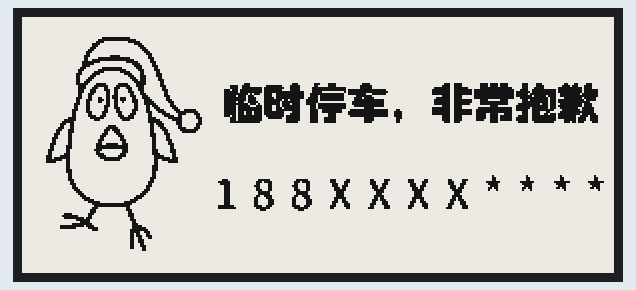
The sketch below on a simulated ESP8266 (Wemos D1 mini). Shown: 296×128 one-colour display.

Above: at 2.3 s.

The sketch:

image.ino
```cpp
#include <GxEPD2_BW.h>
#include <GxEPD2_3C.h>

#include "GxEPD2_display_selection_new_style.h"

//我们的图片文件，就保存在这了
#include "arrow.h"

//根据自己的屏幕驱动芯片、接线，初始化屏幕
GxEPD2_BW<GxEPD2_290_T94, GxEPD2_290_T94::HEIGHT> display(GxEPD2_290_T94(/*CS=D8*/ D1, /*DC=D3*/ D3, /*RST=D4*/ D4, /*BUSY=D2*/ D2)); // GDEH0154D67

void setup()
{
  display.init(115200);

  //设定屏幕方向
  display.setRotation(1);

  //设定屏幕背景色
  display.fillScreen(GxEPD_WHITE);

  //定义屏幕区域
  display.setFullWindow();

  //绘图
  display.drawBitmap(0, 0, a, _width, _height, GxEPD_BLACK);

  //显示
  display.display();

  //进入深度睡眠
  display.hibernate();
}

void loop() {

};
```

GxEPD2_display_selection_new_style.h
```cpp
// Display Library example for SPI e-paper panels from Dalian Good Display and boards from Waveshare.
// Requires HW SPI and Adafruit_GFX. Caution: the e-paper panels require 3.3V supply AND data lines!
//
// Display Library based on Demo Example from Good Display: http://www.e-paper-display.com/download_list/downloadcategoryid=34&isMode=false.html
//
// Author: Jean-Marc Zingg
//
// Version: see library.properties
//
// Library: https://github.com/ZinggJM/GxEPD2

// Supporting Arduino Forum Topics:
// Waveshare e-paper displays with SPI: http://forum.arduino.cc/index.php?topic=487007.0
// Good Display ePaper for Arduino: https://forum.arduino.cc/index.php?topic=436411.0

// NOTE: you may need to adapt or select for your wiring in the processor specific conditional compile sections below

// select the display class (only one), matching the kind of display panel
#define GxEPD2_DISPLAY_CLASS GxEPD2_BW
//#define GxEPD2_DISPLAY_CLASS GxEPD2_3C
//#define GxEPD2_DISPLAY_CLASS GxEPD2_7C

// select the display driver class (only one) for your  panel
//#define GxEPD2_DRIVER_CLASS GxEPD2_102     // GDEW0102T4   80x128, UC8175
//#define GxEPD2_DRIVER_CLASS GxEPD2_150_BN  // DEPG0150BN 200x200, SSD1681, TTGO T5 V2.4.1
//#define GxEPD2_DRIVER_CLASS GxEPD2_154     // GDEP015OC1  200x200, IL3829, no longer available
//#define GxEPD2_DRIVER_CLASS GxEPD2_154_D67 // GDEH0154D67 200x200, SSD1681
//#define GxEPD2_DRIVER_CLASS GxEPD2_154_T8  // GDEW0154T8  152x152, UC8151 (IL0373)
//#define GxEPD2_DRIVER_CLASS GxEPD2_154_M09 // GDEW0154M09 200x200, JD79653A
//#define GxEPD2_DRIVER_CLASS GxEPD2_154_M10 // GDEW0154M10 152x152, UC8151D
//#define GxEPD2_DRIVER_CLASS GxEPD2_213     // GDE0213B1   128x250, IL3895, phased out
//#define GxEPD2_DRIVER_CLASS GxEPD2_213_B72 // GDEH0213B72 128x250, SSD1675A (IL3897)
//#define GxEPD2_DRIVER_CLASS GxEPD2_213_B73 // GDEH0213B73 128x250, SSD1675B
//#define GxEPD2_DRIVER_CLASS GxEPD2_213_B74 // GDEM0213B74 128x250, SSD1680
//#define GxEPD2_DRIVER_CLASS GxEPD2_213_flex // GDEW0213I5F 104x212, UC8151 (IL0373)
//#define GxEPD2_DRIVER_CLASS GxEPD2_213_M21 // GDEW0213M21 104x212, UC8151 (IL0373)
//#define GxEPD2_DRIVER_CLASS GxEPD2_213_T5D // GDEW0213T5D 104x212, UC8151D
//#define GxEPD2_DRIVER_CLASS GxEPD2_213_BN // DEPG0213BN  128x250, SSD1680, TTGO T5 V2.4.1, V2.3.1
//#define GxEPD2_DRIVER_CLASS GxEPD2_290     // GDEH029A1   128x296, SSD1608 (IL3820)
//#define GxEPD2_DRIVER_CLASS GxEPD2_290_T5  // GDEW029T5   128x296, UC8151 (IL0373)
//#define GxEPD2_DRIVER_CLASS GxEPD2_290_T5D // GDEW029T5D  128x296, UC8151D
//#define GxEPD2_DRIVER_CLASS GxEPD2_290_I6FD // GDEW029I6FD  128x296, UC8151D
//#define GxEPD2_DRIVER_CLASS GxEPD2_290_T94 // GDEM029T94  128x296, SSD1680
//#define GxEPD2_DRIVER_CLASS GxEPD2_290_T94_V2 // GDEM029T94  128x296, SSD1680, Waveshare 2.9" V2 variant
//#define GxEPD2_DRIVER_CLASS GxEPD2_290_BS // DEPG0290BS  128x296, SSD1680
//#define GxEPD2_DRIVER_CLASS GxEPD2_290_M06 // GDEW029M06  128x296, UC8151D
//#define GxEPD2_DRIVER_CLASS GxEPD2_260     // GDEW026T0   152x296, UC8151 (IL0373)
//#define GxEPD2_DRIVER_CLASS GxEPD2_260_M01 // GDEW026M01  152x296, UC8151 (IL0373)
//#define GxEPD2_DRIVER_CLASS GxEPD2_266_BN // DEPG0266BN  152x296, SSD1680, TTGO T5 V2.66, TTGO T5 V2.4.1
//#define GxEPD2_DRIVER_CLASS GxEPD2_270     // GDEW027W3   176x264, EK79652 (IL91874)
//#define GxEPD2_DRIVER_CLASS GxEPD2_270_T91 // GDEY027T91   176x264, SSD1680
//#define GxEPD2_DRIVER_CLASS GxEPD2_371     // GDEW0371W7  240x416, UC8171 (IL0324)
//#define GxEPD2_DRIVER_CLASS GxEPD2_370_TC1 // ED037TC1  280x480, SSD1677, Waveshare 3.7"
//#define GxEPD2_DRIVER_CLASS GxEPD2_420     // GDEW042T2   400x300, UC8176 (IL0398)
//#define GxEPD2_DRIVER_CLASS GxEPD2_420_M01 // GDEW042M01  400x300, UC8176 (IL0398)
//#define GxEPD2_DRIVER_CLASS GxEPD2_583     // GDEW0583T7  600x448, UC8179 (IL0371)
//#define GxEPD2_DRIVER_CLASS GxEPD2_583_T8  // GDEW0583T8  648x480, GD7965
//#define GxEPD2_DRIVER_CLASS GxEPD2_750     // GDEW075T8   640x384, UC8179 (IL0371)
//#define GxEPD2_DRIVER_CLASS GxEPD2_750_T7  // GDEW075T7   800x480, GD7965
//#define GxEPD2_DRIVER_CLASS GxEPD2_1160_T91 // GDEH116T91 960x640, SSD1677
//#define GxEPD2_DRIVER_CLASS GxEPD2_1248     // GDEW1248T3  1304x984, UC8179
// 3-color e-papers
//#define GxEPD2_DRIVER_CLASS GxEPD2_154c     // GDEW0154Z04 200x200, IL0376F, no longer available
//#define GxEPD2_DRIVER_CLASS GxEPD2_154_Z90c // GDEH0154Z90 200x200, SSD1681
//#define GxEPD2_DRIVER_CLASS GxEPD2_213c     // GDEW0213Z16 104x212, UC8151 (IL0373)
//#define GxEPD2_DRIVER_CLASS GxEPD2_213_Z19c // GDEH0213Z19 104x212, UC8151D
//#define GxEPD2_DRIVER_CLASS GxEPD2_213_Z98c // GDEY0213Z98 122x250, SSD1680
//#define GxEPD2_DRIVER_CLASS GxEPD2_290c     // GDEW029Z10  128x296, UC8151 (IL0373)
//#define GxEPD2_DRIVER_CLASS GxEPD2_290_Z13c // GDEH029Z13  128x296, UC8151D
//#define GxEPD2_DRIVER_CLASS GxEPD2_290_C90c // GDEM029C90  128x296, SSD1680
//#define GxEPD2_DRIVER_CLASS GxEPD2_266c     // GDEY0266Z90 152x296, SSD1680
//#define GxEPD2_DRIVER_CLASS GxEPD2_270c     // GDEW027C44  176x264, IL91874
//#define GxEPD2_DRIVER_CLASS GxEPD2_420c     // GDEW042Z15  400x300, UC8176 (IL0398)
//#define GxEPD2_DRIVER_CLASS GxEPD2_420c_Z21 // GDEQ042Z21  400x300, UC8276
//#define GxEPD2_DRIVER_CLASS GxEPD2_583c     // GDEW0583Z21 600x448, UC8179 (IL0371)
//#define GxEPD2_DRIVER_CLASS GxEPD2_583c_Z83 // GDEW0583Z83 648x480, GD7965
//#define GxEPD2_DRIVER_CLASS GxEPD2_750c     // GDEW075Z09  640x384, UC8179 (IL0371)
//#define GxEPD2_DRIVER_CLASS GxEPD2_750c_Z08 // GDEW075Z08  800x480, GD7965
//#define GxEPD2_DRIVER_CLASS GxEPD2_750c_Z90 // GDEH075Z90  880x528, SSD1677
//#define GxEPD2_DRIVER_CLASS GxEPD2_1248c    // GDEY1248Z51 1304x984, UC8179
// 7-color e-paper
//#define GxEPD2_DRIVER_CLASS GxEPD2_565c // Waveshare 5.65" 7-color (3C graphics)
// grey levels parallel IF e-papers on Waveshare e-Paper IT8951 Driver HAT
//#define GxEPD2_DRIVER_CLASS GxEPD2_it60           // ED060SCT 800x600
//#define GxEPD2_DRIVER_CLASS GxEPD2_it60_1448x1072 // ED060KC1 1448x1072
//#define GxEPD2_DRIVER_CLASS GxEPD2_it78_1872x1404 // ED078KC2 1872x1404
//#define GxEPD2_DRIVER_CLASS GxEPD2_it103_1872x1404 // ES103TC1 1872x1404

// SS is usually used for CS. define here for easy change
#ifndef EPD_CS
#define EPD_CS SS
#endif

#if defined(GxEPD2_DISPLAY_CLASS) && defined(GxEPD2_DRIVER_CLASS)

// somehow there should be an easier way to do this
#define GxEPD2_BW_IS_GxEPD2_BW true
#define GxEPD2_3C_IS_GxEPD2_3C true
#define GxEPD2_7C_IS_GxEPD2_7C true
#define GxEPD2_1248_IS_GxEPD2_1248 true
#define GxEPD2_1248c_IS_GxEPD2_1248c true
#define IS_GxEPD(c, x) (c##x)
#define IS_GxEPD2_BW(x) IS_GxEPD(GxEPD2_BW_IS_, x)
#define IS_GxEPD2_3C(x) IS_GxEPD(GxEPD2_3C_IS_, x)
#define IS_GxEPD2_7C(x) IS_GxEPD(GxEPD2_7C_IS_, x)
#define IS_GxEPD2_1248(x) IS_GxEPD(GxEPD2_1248_IS_, x)
#define IS_GxEPD2_1248c(x) IS_GxEPD(GxEPD2_1248c_IS_, x)

#include "GxEPD2_selection_check.h"

#if defined (ESP8266)
#define MAX_DISPLAY_BUFFER_SIZE (81920ul-34000ul-5000ul) // ~34000 base use, change 5000 to your application use
#if IS_GxEPD2_BW(GxEPD2_DISPLAY_CLASS)
#define MAX_HEIGHT(EPD) (EPD::HEIGHT <= MAX_DISPLAY_BUFFER_SIZE / (EPD::WIDTH / 8) ? EPD::HEIGHT : MAX_DISPLAY_BUFFER_SIZE / (EPD::WIDTH / 8))
#elif IS_GxEPD2_3C(GxEPD2_DISPLAY_CLASS)
#define MAX_HEIGHT(EPD) (EPD::HEIGHT <= (MAX_DISPLAY_BUFFER_SIZE / 2) / (EPD::WIDTH / 8) ? EPD::HEIGHT : (MAX_DISPLAY_BUFFER_SIZE / 2) / (EPD::WIDTH / 8))
#elif IS_GxEPD2_7C(GxEPD2_DISPLAY_CLASS)
#define MAX_HEIGHT(EPD) (EPD::HEIGHT <= (MAX_DISPLAY_BUFFER_SIZE) / (EPD::WIDTH / 2) ? EPD::HEIGHT : (MAX_DISPLAY_BUFFER_SIZE) / (EPD::WIDTH / 2))
#endif
// adapt the constructor parameters to your wiring
GxEPD2_DISPLAY_CLASS<GxEPD2_DRIVER_CLASS, MAX_HEIGHT(GxEPD2_DRIVER_CLASS)> display(GxEPD2_DRIVER_CLASS(/*CS=D8*/ EPD_CS, /*DC=D3*/ 0, /*RST=D4*/ 2, /*BUSY=D2*/ 4));
// mapping of Waveshare e-Paper ESP8266 Driver Board, new version
//GxEPD2_DISPLAY_CLASS<GxEPD2_DRIVER_CLASS, MAX_HEIGHT(GxEPD2_DRIVER_CLASS)> display(GxEPD2_DRIVER_CLASS(/*CS=15*/ EPD_CS, /*DC=4*/ 4, /*RST=2*/ 2, /*BUSY=5*/ 5));
// mapping of Waveshare e-Paper ESP8266 Driver Board, old version
//GxEPD2_DISPLAY_CLASS<GxEPD2_DRIVER_CLASS, MAX_HEIGHT(GxEPD2_DRIVER_CLASS)> display(GxEPD2_DRIVER_CLASS(/*CS=15*/ EPD_CS, /*DC=4*/ 4, /*RST=5*/ 5, /*BUSY=16*/ 16));
#undef MAX_DISPLAY_BUFFER_SIZE
#undef MAX_HEIGHT
#endif

#if defined(ESP32)
#define MAX_DISPLAY_BUFFER_SIZE 65536ul // e.g.
#if IS_GxEPD2_BW(GxEPD2_DISPLAY_CLASS)
#define MAX_HEIGHT(EPD) (EPD::HEIGHT <= MAX_DISPLAY_BUFFER_SIZE / (EPD::WIDTH / 8) ? EPD::HEIGHT : MAX_DISPLAY_BUFFER_SIZE / (EPD::WIDTH / 8))
#elif IS_GxEPD2_3C(GxEPD2_DISPLAY_CLASS)
#define MAX_HEIGHT(EPD) (EPD::HEIGHT <= (MAX_DISPLAY_BUFFER_SIZE / 2) / (EPD::WIDTH / 8) ? EPD::HEIGHT : (MAX_DISPLAY_BUFFER_SIZE / 2) / (EPD::WIDTH / 8))
#elif IS_GxEPD2_7C(GxEPD2_DISPLAY_CLASS)
#define MAX_HEIGHT(EPD) (EPD::HEIGHT <= (MAX_DISPLAY_BUFFER_SIZE) / (EPD::WIDTH / 2) ? EPD::HEIGHT : (MAX_DISPLAY_BUFFER_SIZE) / (EPD::WIDTH / 2))
#endif
// adapt the constructor parameters to your wiring
#if !IS_GxEPD2_1248(GxEPD2_DRIVER_CLASS) && !IS_GxEPD2_1248c(GxEPD2_DRIVER_CLASS)
#if defined(ARDUINO_LOLIN_D32_PRO)
GxEPD2_DISPLAY_CLASS<GxEPD2_DRIVER_CLASS, MAX_HEIGHT(GxEPD2_DRIVER_CLASS)> display(GxEPD2_DRIVER_CLASS(/*CS=5*/ EPD_CS, /*DC=*/ 0, /*RST=*/ 2, /*BUSY=*/ 15)); // my LOLIN_D32_PRO proto board
#else
GxEPD2_DISPLAY_CLASS<GxEPD2_DRIVER_CLASS, MAX_HEIGHT(GxEPD2_DRIVER_CLASS)> display(GxEPD2_DRIVER_CLASS(/*CS=5*/ EPD_CS, /*DC=*/ 17, /*RST=*/ 16, /*BUSY=*/ 4)); // my suggested wiring and proto board
//GxEPD2_DISPLAY_CLASS<GxEPD2_DRIVER_CLASS, MAX_HEIGHT(GxEPD2_DRIVER_CLASS)> display(GxEPD2_DRIVER_CLASS(/*CS=5*/ 5, /*DC=*/ 17, /*RST=*/ 16, /*BUSY=*/ 4)); // LILYGO_T5_V2.4.1
//GxEPD2_DISPLAY_CLASS<GxEPD2_DRIVER_CLASS, MAX_HEIGHT(GxEPD2_DRIVER_CLASS)> display(GxEPD2_DRIVER_CLASS(/*CS=5*/ EPD_CS, /*DC=*/ 19, /*RST=*/ 4, /*BUSY=*/ 34)); // LILYGO® TTGO T5 2.66
//GxEPD2_DISPLAY_CLASS<GxEPD2_DRIVER_CLASS, MAX_HEIGHT(GxEPD2_DRIVER_CLASS)> display(GxEPD2_DRIVER_CLASS(/*CS=5*/ EPD_CS, /*DC=*/ 2, /*RST=*/ 0, /*BUSY=*/ 4)); // e.g. TTGO T8 ESP32-WROVER
#endif
#else // GxEPD2_1248 or GxEPD2_1248c
// Waveshare 12.48 b/w or b/w/r SPI display board and frame or Good Display 12.48 b/w panel GDEW1248T3 or b/w/r panel GDEY1248Z51
// general constructor for use with all parameters, e.g. for Waveshare ESP32 driver board mounted on connection board
GxEPD2_DISPLAY_CLASS < GxEPD2_DRIVER_CLASS, MAX_HEIGHT(GxEPD2_DRIVER_CLASS) > display(GxEPD2_DRIVER_CLASS(/*sck=*/ 13, /*miso=*/ 12, /*mosi=*/ 14,
    /*cs_m1=*/ 23, /*cs_s1=*/ 22, /*cs_m2=*/ 16, /*cs_s2=*/ 19,
    /*dc1=*/ 25, /*dc2=*/ 17, /*rst1=*/ 33, /*rst2=*/ 5,
    /*busy_m1=*/ 32, /*busy_s1=*/ 26, /*busy_m2=*/ 18, /*busy_s2=*/ 4));
#endif
#undef MAX_DISPLAY_BUFFER_SIZE
#undef MAX_HEIGHT
#endif

// can't use package "STMF1 Boards (STM32Duino.com)" (Roger Clark) anymore with Adafruit_GFX, use "STM32 Boards (selected from submenu)" (STMicroelectronics)
#if defined(ARDUINO_ARCH_STM32)
#define MAX_DISPLAY_BUFFER_SIZE 15000ul // ~15k is a good compromise
#if IS_GxEPD2_BW(GxEPD2_DISPLAY_CLASS)
#define MAX_HEIGHT(EPD) (EPD::HEIGHT <= MAX_DISPLAY_BUFFER_SIZE / (EPD::WIDTH / 8) ? EPD::HEIGHT : MAX_DISPLAY_BUFFER_SIZE / (EPD::WIDTH / 8))
#elif IS_GxEPD2_3C(GxEPD2_DISPLAY_CLASS)
#define MAX_HEIGHT(EPD) (EPD::HEIGHT <= (MAX_DISPLAY_BUFFER_SIZE / 2) / (EPD::WIDTH / 8) ? EPD::HEIGHT : (MAX_DISPLAY_BUFFER_SIZE / 2) / (EPD::WIDTH / 8))
#elif IS_GxEPD2_7C(GxEPD2_DISPLAY_CLASS)
#define MAX_HEIGHT(EPD) (EPD::HEIGHT <= (MAX_DISPLAY_BUFFER_SIZE) / (EPD::WIDTH / 2) ? EPD::HEIGHT : (MAX_DISPLAY_BUFFER_SIZE) / (EPD::WIDTH / 2))
#endif
// adapt the constructor parameters to your wiring
GxEPD2_DISPLAY_CLASS<GxEPD2_DRIVER_CLASS, MAX_HEIGHT(GxEPD2_DRIVER_CLASS)> display(GxEPD2_DRIVER_CLASS(/*CS=PA4*/ EPD_CS, /*DC=*/ PA3, /*RST=*/ PA2, /*BUSY=*/ PA1));
#undef MAX_DISPLAY_BUFFER_SIZE
#undef MAX_HEIGHT
#endif

#if defined(__AVR)
#if defined (ARDUINO_AVR_MEGA2560) // Note: SS is on 53 on MEGA
#define MAX_DISPLAY_BUFFER_SIZE 5000 // e.g. full height for 200x200
#else // Note: SS is on 10 on UNO, NANO
#define MAX_DISPLAY_BUFFER_SIZE 800 //
#endif
#if IS_GxEPD2_BW(GxEPD2_DISPLAY_CLASS)
#define MAX_HEIGHT(EPD) (EPD::HEIGHT <= MAX_DISPLAY_BUFFER_SIZE / (EPD::WIDTH / 8) ? EPD::HEIGHT : MAX_DISPLAY_BUFFER_SIZE / (EPD::WIDTH / 8))
#elif IS_GxEPD2_3C(GxEPD2_DISPLAY_CLASS)
#define MAX_HEIGHT(EPD) (EPD::HEIGHT <= (MAX_DISPLAY_BUFFER_SIZE / 2) / (EPD::WIDTH / 8) ? EPD::HEIGHT : (MAX_DISPLAY_BUFFER_SIZE / 2) / (EPD::WIDTH / 8))
#elif IS_GxEPD2_7C(GxEPD2_DISPLAY_CLASS)
#define MAX_HEIGHT(EPD) (EPD::HEIGHT <= (MAX_DISPLAY_BUFFER_SIZE) / (EPD::WIDTH / 2) ? EPD::HEIGHT : (MAX_DISPLAY_BUFFER_SIZE) / (EPD::WIDTH / 2))
#endif
// adapt the constructor parameters to your wiring
GxEPD2_DISPLAY_CLASS<GxEPD2_DRIVER_CLASS, MAX_HEIGHT(GxEPD2_DRIVER_CLASS)> display(GxEPD2_DRIVER_CLASS(/*CS=*/ EPD_CS, /*DC=*/ 8, /*RST=*/ 9, /*BUSY=*/ 7));
#endif

#if defined(ARDUINO_ARCH_SAM)
#define MAX_DISPLAY_BUFFER_SIZE 32768ul // e.g., up to 96k
#if IS_GxEPD2_BW(GxEPD2_DISPLAY_CLASS)
#define MAX_HEIGHT(EPD) (EPD::HEIGHT <= MAX_DISPLAY_BUFFER_SIZE / (EPD::WIDTH / 8) ? EPD::HEIGHT : MAX_DISPLAY_BUFFER_SIZE / (EPD::WIDTH / 8))
#elif IS_GxEPD2_3C(GxEPD2_DISPLAY_CLASS)
#define MAX_HEIGHT(EPD) (EPD::HEIGHT <= (MAX_DISPLAY_BUFFER_SIZE / 2) / (EPD::WIDTH / 8) ? EPD::HEIGHT : (MAX_DISPLAY_BUFFER_SIZE / 2) / (EPD::WIDTH / 8))
#elif IS_GxEPD2_7C(GxEPD2_DISPLAY_CLASS)
#define MAX_HEIGHT(EPD) (EPD::HEIGHT <= (MAX_DISPLAY_BUFFER_SIZE) / (EPD::WIDTH / 2) ? EPD::HEIGHT : (MAX_DISPLAY_BUFFER_SIZE) / (EPD::WIDTH / 2))
#endif
// adapt the constructor parameters to your wiring
GxEPD2_DISPLAY_CLASS<GxEPD2_DRIVER_CLASS, MAX_HEIGHT(GxEPD2_DRIVER_CLASS)> display(GxEPD2_DRIVER_CLASS(/*CS=10*/ EPD_CS, /*DC=*/ 8, /*RST=*/ 9, /*BUSY=*/ 7));
#undef MAX_DISPLAY_BUFFER_SIZE
#undef MAX_HEIGHT
#endif

#if defined(ARDUINO_ARCH_SAMD)
#define MAX_DISPLAY_BUFFER_SIZE 15000ul // ~15k is a good compromise
#if IS_GxEPD2_BW(GxEPD2_DISPLAY_CLASS)
#define MAX_HEIGHT(EPD) (EPD::HEIGHT <= MAX_DISPLAY_BUFFER_SIZE / (EPD::WIDTH / 8) ? EPD::HEIGHT : MAX_DISPLAY_BUFFER_SIZE / (EPD::WIDTH / 8))
#elif IS_GxEPD2_3C(GxEPD2_DISPLAY_CLASS)
#define MAX_HEIGHT(EPD) (EPD::HEIGHT <= (MAX_DISPLAY_BUFFER_SIZE / 2) / (EPD::WIDTH / 8) ? EPD::HEIGHT : (MAX_DISPLAY_BUFFER_SIZE / 2) / (EPD::WIDTH / 8))
#elif IS_GxEPD2_7C(GxEPD2_DISPLAY_CLASS)
#define MAX_HEIGHT(EPD) (EPD::HEIGHT <= (MAX_DISPLAY_BUFFER_SIZE) / (EPD::WIDTH / 2) ? EPD::HEIGHT : (MAX_DISPLAY_BUFFER_SIZE) / (EPD::WIDTH / 2))
#endif
// adapt the constructor parameters to your wiring
GxEPD2_DISPLAY_CLASS<GxEPD2_DRIVER_CLASS, MAX_HEIGHT(GxEPD2_DRIVER_CLASS)> display(GxEPD2_DRIVER_CLASS(/*CS=4*/ 4, /*DC=*/ 7, /*RST=*/ 6, /*BUSY=*/ 5));
//GxEPD2_DISPLAY_CLASS<GxEPD2_DRIVER_CLASS, MAX_HEIGHT(GxEPD2_DRIVER_CLASS)> display(GxEPD2_DRIVER_CLASS(/*CS=4*/ 4, /*DC=*/ 3, /*RST=*/ 2, /*BUSY=*/ 1)); // my Seed XIOA0
//GxEPD2_DISPLAY_CLASS<GxEPD2_DRIVER_CLASS, MAX_HEIGHT(GxEPD2_DRIVER_CLASS)> display(GxEPD2_DRIVER_CLASS(/*CS=4*/ 3, /*DC=*/ 2, /*RST=*/ 1, /*BUSY=*/ 0)); // my other Seed XIOA0
#undef MAX_DISPLAY_BUFFER_SIZE
#undef MAX_HEIGHT
#endif

#if defined(ARDUINO_ARCH_RP2040)
#define MAX_DISPLAY_BUFFER_SIZE 131072ul // e.g. half of available ram
#if IS_GxEPD2_BW(GxEPD2_DISPLAY_CLASS)
#define MAX_HEIGHT(EPD) (EPD::HEIGHT <= MAX_DISPLAY_BUFFER_SIZE / (EPD::WIDTH / 8) ? EPD::HEIGHT : MAX_DISPLAY_BUFFER_SIZE / (EPD::WIDTH / 8))
#elif IS_GxEPD2_3C(GxEPD2_DISPLAY_CLASS)
#define MAX_HEIGHT(EPD) (EPD::HEIGHT <= (MAX_DISPLAY_BUFFER_SIZE / 2) / (EPD::WIDTH / 8) ? EPD::HEIGHT : (MAX_DISPLAY_BUFFER_SIZE / 2) / (EPD::WIDTH / 8))
#elif IS_GxEPD2_7C(GxEPD2_DISPLAY_CLASS)
#define MAX_HEIGHT(EPD) (EPD::HEIGHT <= (MAX_DISPLAY_BUFFER_SIZE) / (EPD::WIDTH / 2) ? EPD::HEIGHT : (MAX_DISPLAY_BUFFER_SIZE) / (EPD::WIDTH / 2))
#endif
#if defined(ARDUINO_NANO_RP2040_CONNECT)
// adapt the constructor parameters to your wiring
GxEPD2_DISPLAY_CLASS<GxEPD2_DRIVER_CLASS, MAX_HEIGHT(GxEPD2_DRIVER_CLASS)> display(GxEPD2_DRIVER_CLASS(/*CS=*/ EPD_CS, /*DC=*/ 8, /*RST=*/ 9, /*BUSY=*/ 7));
#endif
#if defined(ARDUINO_RASPBERRY_PI_PICO)
// adapt the constructor parameters to your wiring
//GxEPD2_DISPLAY_CLASS<GxEPD2_DRIVER_CLASS, MAX_HEIGHT(GxEPD2_DRIVER_CLASS)> display(GxEPD2_DRIVER_CLASS(/*CS=*/ EPD_CS, /*DC=*/ 8, /*RST=*/ 9, /*BUSY=*/ 7)); // my proto board
// mapping of GoodDisplay DESPI-PICO. NOTE: uses alternate HW SPI pins!
GxEPD2_DISPLAY_CLASS<GxEPD2_DRIVER_CLASS, MAX_HEIGHT(GxEPD2_DRIVER_CLASS)> display(GxEPD2_DRIVER_CLASS(/*CS=*/ 3, /*DC=*/ 2, /*RST=*/ 1, /*BUSY=*/ 0)); // DESPI-PICO
//GxEPD2_DISPLAY_CLASS<GxEPD2_DRIVER_CLASS, MAX_HEIGHT(GxEPD2_DRIVER_CLASS)> display(GxEPD2_DRIVER_CLASS(/*CS=*/ 3, /*DC=*/ 2, /*RST=*/ 11, /*BUSY=*/ 10)); // DESPI-PICO modified
#endif
#undef MAX_DISPLAY_BUFFER_SIZE
#undef MAX_HEIGHT
#endif

#endif
```

Source omitted: arrow.h (data table, 24090 bytes)
